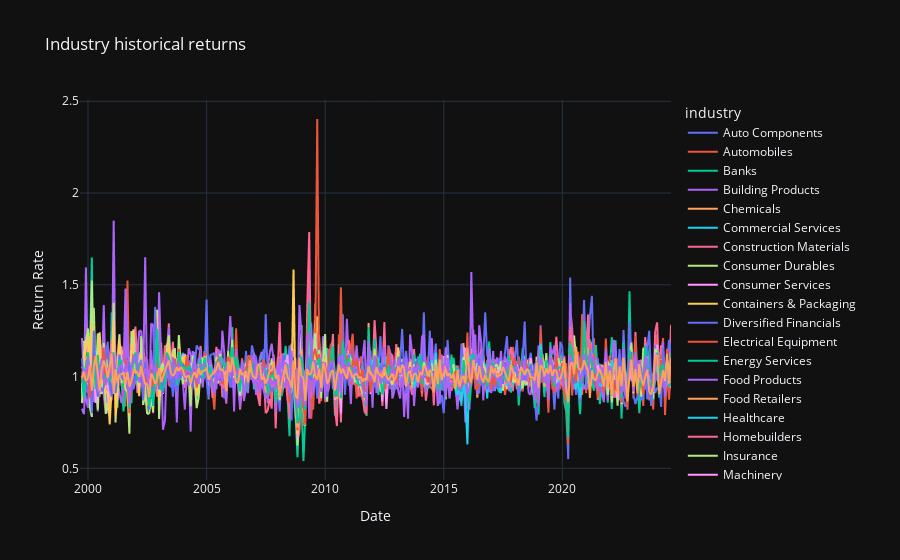

Notebook code cell kept with this figure:
### Code cell
# Create line plot
fig = px.line(df_i_share_ratio, 
              x='Date', 
              y='return_rate_5y',
              color='industry', 
              title='Industry historical returns',
              labels={'Date': 'Date', 'return_rate_5y': 'Return Rate'})

# Show the plot
fig.show()

### Figure 1 — Plotly figure (JSON) as saved in the notebook; plotly's stock layout.template omitted (floating-point values rounded to 4 significant figures; data arrays with more than 128 entries replaced by an {"elided": "..."} marker saying what was removed)
{"data": [{"hovertemplate": "industry=Auto Components<br>Date=%{x}<br>Return Rate=%{y}<extra></extra>", "legendgroup": "Auto Components", "line": {"color": "#636efa", "dash": "solid"}, "marker": {"symbol": "circle"}, "mode": "lines", "name": "Auto Components", "showlegend": true, "x": {"elided": "300 str values"}, "xaxis": "x", "y": {"elided": "300 float values"}, "yaxis": "y", "type": "scattergl"}, {"hovertemplate": "industry=Automobiles<br>Date=%{x}<br>Return Rate=%{y}<extra></extra>", "legendgroup": "Automobiles", "line": {"color": "#EF553B", "dash": "solid"}, "marker": {"symbol": "circle"}, "mode": "lines", "name": "Automobiles", "showlegend": true, "x": {"elided": "300 str values"}, "xaxis": "x", "y": {"elided": "300 float values"}, "yaxis": "y", "type": "scattergl"}, {"hovertemplate": "industry=Banks<br>Date=%{x}<br>Return Rate=%{y}<extra></extra>", "legendgroup": "Banks", "line": {"color": "#00cc96", "dash": "solid"}, "marker": {"symbol": "circle"}, "mode": "lines", "name": "Banks", "showlegend": true, "x": {"elided": "300 str values"}, "xaxis": "x", "y": {"elided": "300 float values"}, "yaxis": "y", "type": "scattergl"}, {"hovertemplate": "industry=Building Products<br>Date=%{x}<br>Return Rate=%{y}<extra></extra>", "legendgroup": "Building Products", "line": {"color": "#ab63fa", "dash": "solid"}, "marker": {"symbol": "circle"}, "mode": "lines", "name": "Building Products", "showlegend": true, "x": {"elided": "300 str values"}, "xaxis": "x", "y": {"elided": "300 float values"}, "yaxis": "y", "type": "scattergl"}, {"hovertemplate": "industry=Chemicals<br>Date=%{x}<br>Return Rate=%{y}<extra></extra>", "legendgroup": "Chemicals", "line": {"color": "#FFA15A", "dash": "solid"}, "marker": {"symbol": "circle"}, "mode": "lines", "name": "Chemicals", "showlegend": true, "x": {"elided": "300 str values"}, "xaxis": "x", "y": {"elided": "300 float values"}, "yaxis": "y", "type": "scattergl"}, {"hovertemplate": "industry=Commercial Services<br>Date=%{x}<br>Return Rate=%{y}<extra></extra>", "legendgroup": "Commercial Services", "line": {"color": "#19d3f3", "dash": "solid"}, "marker": {"symbol": "circle"}, "mode": "lines", "name": "Commercial Services", "showlegend": true, "x": {"elided": "300 str values"}, "xaxis": "x", "y": {"elided": "300 float values"}, "yaxis": "y", "type": "scattergl"}, {"hovertemplate": "industry=Construction Materials<br>Date=%{x}<br>Return Rate=%{y}<extra></extra>", "legendgroup": "Construction Materials", "line": {"color": "#FF6692", "dash": "solid"}, "marker": {"symbol": "circle"}, "mode": "lines", "name": "Construction Materials", "showlegend": true, "x": {"elided": "300 str values"}, "xaxis": "x", "y": {"elided": "300 float values"}, "yaxis": "y", "type": "scattergl"}, {"hovertemplate": "industry=Consumer Durables<br>Date=%{x}<br>Return Rate=%{y}<extra></extra>", "legendgroup": "Consumer Durables", "line": {"color": "#B6E880", "dash": "solid"}, "marker": {"symbol": "circle"}, "mode": "lines", "name": "Consumer Durables", "showlegend": true, "x": {"elided": "300 str values"}, "xaxis": "x", "y": {"elided": "300 float values"}, "yaxis": "y", "type": "scattergl"}, {"hovertemplate": "industry=Consumer Services<br>Date=%{x}<br>Return Rate=%{y}<extra></extra>", "legendgroup": "Consumer Services", "line": {"color": "#FF97FF", "dash": "solid"}, "marker": {"symbol": "circle"}, "mode": "lines", "name": "Consumer Services", "showlegend": true, "x": {"elided": "300 str values"}, "xaxis": "x", "y": {"elided": "300 float values"}, "yaxis": "y", "type": "scattergl"}, {"hovertemplate": "industry=Containers & Packaging<br>Date=%{x}<br>Return Rate=%{y}<extra></extra>", "legendgroup": "Containers & Packaging", "line": {"color": "#FECB52", "dash": "solid"}, "marker": {"symbol": "circle"}, "mode": "lines", "name": "Containers & Packaging", "showlegend": true, "x": {"elided": "300 str values"}, "xaxis": "x", "y": {"elided": "300 float values"}, "yaxis": "y", "type": "scattergl"}, {"hovertemplate": "industry=Diversified Financials<br>Date=%{x}<br>Return Rate=%{y}<extra></extra>", "legendgroup": "Diversified Financials", "line": {"color": "#636efa", "dash": "solid"}, "marker": {"symbol": "circle"}, "mode": "lines", "name": "Diversified Financials", "showlegend": true, "x": {"elided": "300 str values"}, "xaxis": "x", "y": {"elided": "300 float values"}, "yaxis": "y", "type": "scattergl"}, {"hovertemplate": "industry=Electrical Equipment<br>Date=%{x}<br>Return Rate=%{y}<extra></extra>", "legendgroup": "Electrical Equipment", "line": {"color": "#EF553B", "dash": "solid"}, "marker": {"symbol": "circle"}, "mode": "lines", "name": "Electrical Equipment", "showlegend": true, "x": {"elided": "300 str values"}, "xaxis": "x", "y": {"elided": "300 float values"}, "yaxis": "y", "type": "scattergl"}, {"hovertemplate": "industry=Energy Services<br>Date=%{x}<br>Return Rate=%{y}<extra></extra>", "legendgroup": "Energy Services", "line": {"color": "#00cc96", "dash": "solid"}, "marker": {"symbol": "circle"}, "mode": "lines", "name": "Energy Services", "showlegend": true, "x": {"elided": "300 str values"}, "xaxis": "x", "y": {"elided": "300 float values"}, "yaxis": "y", "type": "scattergl"}, {"hovertemplate": "industry=Food Products<br>Date=%{x}<br>Return Rate=%{y}<extra></extra>", "legendgroup": "Food Products", "line": {"color": "#ab63fa", "dash": "solid"}, "marker": {"symbol": "circle"}, "mode": "lines", "name": "Food Products", "showlegend": true, "x": {"elided": "300 str values"}, "xaxis": "x", "y": {"elided": "300 float values"}, "yaxis": "y", "type": "scattergl"}, {"hovertemplate": "industry=Food Retailers<br>Date=%{x}<br>Return Rate=%{y}<extra></extra>", "legendgroup": "Food Retailers", "line": {"color": "#FFA15A", "dash": "solid"}, "marker": {"symbol": "circle"}, "mode": "lines", "name": "Food Retailers", "showlegend": true, "x": {"elided": "300 str values"}, "xaxis": "x", "y": {"elided": "300 float values"}, "yaxis": "y", "type": "scattergl"}, {"hovertemplate": "industry=Healthcare<br>Date=%{x}<br>Return Rate=%{y}<extra></extra>", "legendgroup": "Healthcare", "line": {"color": "#19d3f3", "dash": "solid"}, "marker": {"symbol": "circle"}, "mode": "lines", "name": "Healthcare", "showlegend": true, "x": {"elided": "300 str values"}, "xaxis": "x", "y": {"elided": "300 float values"}, "yaxis": "y", "type": "scattergl"}, {"hovertemplate": "industry=Homebuilders<br>Date=%{x}<br>Return Rate=%{y}<extra></extra>", "legendgroup": "Homebuilders", "line": {"color": "#FF6692", "dash": "solid"}, "marker": {"symbol": "circle"}, "mode": "lines", "name": "Homebuilders", "showlegend": true, "x": {"elided": "300 str values"}, "xaxis": "x", "y": {"elided": "300 float values"}, "yaxis": "y", "type": "scattergl"}, {"hovertemplate": "industry=Insurance<br>Date=%{x}<br>Return Rate=%{y}<extra></extra>", "legendgroup": "Insurance", "line": {"color": "#B6E880", "dash": "solid"}, "marker": {"symbol": "circle"}, "mode": "lines", "name": "Insurance", "showlegend": true, "x": {"elided": "300 str values"}, "xaxis": "x", "y": {"elided": "300 float values"}, "yaxis": "y", "type": "scattergl"}, {"hovertemplate": "industry=Machinery<br>Date=%{x}<br>Return Rate=%{y}<extra></extra>", "legendgroup": "Machinery", "line": {"color": "#FF97FF", "dash": "solid"}, "marker": {"symbol": "circle"}, "mode": "lines", "name": "Machinery", "showlegend": true, "x": {"elided": "300 str values"}, "xaxis": "x", "y": {"elided": "300 float values"}, "yaxis": "y", "type": "scattergl"}, {"hovertemplate": "industry=Media<br>Date=%{x}<br>Return Rate=%{y}<extra></extra>", "legendgroup": "Media", "line": {"color": "#FECB52", "dash": "solid"}, "marker": {"symbol": "circle"}, "mode": "lines", "name": "Media", "showlegend": true, "x": {"elided": "300 str values"}, "xaxis": "x", "y": {"elided": "300 float values"}, "yaxis": "y", "type": "scattergl"}, {"hovertemplate": "industry=Oil & Gas Producers<br>Date=%{x}<br>Return Rate=%{y}<extra></extra>", "legendgroup": "Oil & Gas Producers", "line": {"color": "#636efa", "dash": "solid"}, "marker": {"symbol": "circle"}, "mode": "lines", "name": "Oil & Gas Producers", "showlegend": true, "x": {"elided": "300 str values"}, "xaxis": "x", "y": {"elided": "300 float values"}, "yaxis": "y", "type": "scattergl"}, {"hovertemplate": "industry=Paper & Forestry<br>Date=%{x}<br>Return Rate=%{y}<extra></extra>", "legendgroup": "Paper & Forestry", "line": {"color": "#EF553B", "dash": "solid"}, "marker": {"symbol": "circle"}, "mode": "lines", "name": "Paper & Forestry", "showlegend": true, "x": {"elided": "300 str values"}, "xaxis": "x", "y": {"elided": "300 float values"}, "yaxis": "y", "type": "scattergl"}, {"hovertemplate": "industry=Pharmaceuticals<br>Date=%{x}<br>Return Rate=%{y}<extra></extra>", "legendgroup": "Pharmaceuticals", "line": {"color": "#00cc96", "dash": "solid"}, "marker": {"symbol": "circle"}, "mode": "lines", "name": "Pharmaceuticals", "showlegend": true, "x": {"elided": "300 str values"}, "xaxis": "x", "y": {"elided": "300 float values"}, "yaxis": "y", "type": "scattergl"}, {"hovertemplate": "industry=Precious Metals<br>Date=%{x}<br>Return Rate=%{y}<extra></extra>", "legendgroup": "Precious Metals", "line": {"color": "#ab63fa", "dash": "solid"}, "marker": {"symbol": "circle"}, "mode": "lines", "name": "Precious Metals", "showlegend": true, "x": {"elided": "300 str values"}, "xaxis": "x", "y": {"elided": "300 float values"}, "yaxis": "y", "type": "scattergl"}, {"hovertemplate": "industry=Real Estate<br>Date=%{x}<br>Return Rate=%{y}<extra></extra>", "legendgroup": "Real Estate", "line": {"color": "#FFA15A", "dash": "solid"}, "marker": {"symbol": "circle"}, "mode": "lines", "name": "Real Estate", "showlegend": true, "x": {"elided": "300 str values"}, "xaxis": "x", "y": {"elided": "300 float values"}, "yaxis": "y", "type": "scattergl"}, {"hovertemplate": "industry=Refiners & Pipelines<br>Date=%{x}<br>Return Rate=%{y}<extra></extra>", "legendgroup": "Refiners & Pipelines", "line": {"color": "#19d3f3", "dash": "solid"}, "marker": {"symbol": "circle"}, "mode": "lines", "name": "Refiners & Pipelines", "showlegend": true, "x": {"elided": "300 str values"}, "xaxis": "x", "y": {"elided": "300 float values"}, "yaxis": "y", "type": "scattergl"}, {"hovertemplate": "industry=Retailing<br>Date=%{x}<br>Return Rate=%{y}<extra></extra>", "legendgroup": "Retailing", "line": {"color": "#FF6692", "dash": "solid"}, "marker": {"symbol": "circle"}, "mode": "lines", "name": "Retailing", "showlegend": true, "x": {"elided": "300 str values"}, "xaxis": "x", "y": {"elided": "300 float values"}, "yaxis": "y", "type": "scattergl"}, {"hovertemplate": "industry=Semiconductors<br>Date=%{x}<br>Return Rate=%{y}<extra></extra>", "legendgroup": "Semiconductors", "line": {"color": "#B6E880", "dash": "solid"}, "marker": {"symbol": "circle"}, "mode": "lines", "name": "Semiconductors", "showlegend": true, "x": {"elided": "300 str values"}, "xaxis": "x", "y": {"elided": "300 float values"}, "yaxis": "y", "type": "scattergl"}, {"hovertemplate": "industry=Software & Services<br>Date=%{x}<br>Return Rate=%{y}<extra></extra>", "legendgroup": "Software & Services", "line": {"color": "#FF97FF", "dash": "solid"}, "marker": {"symbol": "circle"}, "mode": "lines", "name": "Software & Services", "showlegend": true, "x": {"elided": "300 str values"}, "xaxis": "x", "y": {"elided": "300 float values"}, "yaxis": "y", "type": "scattergl"}, {"hovertemplate": "industry=Technology Hardware<br>Date=%{x}<br>Return Rate=%{y}<extra></extra>", "legendgroup": "Technology Hardware", "line": {"color": "#FECB52", "dash": "solid"}, "marker": {"symbol": "circle"}, "mode": "lines", "name": "Technology Hardware", "showlegend": true, "x": {"elided": "300 str values"}, "xaxis": "x", "y": {"elided": "300 float values"}, "yaxis": "y", "type": "scattergl"}, {"hovertemplate": "industry=Telecommunication Services<br>Date=%{x}<br>Return Rate=%{y}<extra></extra>", "legendgroup": "Telecommunication Services", "line": {"color": "#636efa", "dash": "solid"}, "marker": {"symbol": "circle"}, "mode": "lines", "name": "Telecommunication Services", "showlegend": true, "x": {"elided": "300 str values"}, "xaxis": "x", "y": {"elided": "300 float values"}, "yaxis": "y", "type": "scattergl"}, {"hovertemplate": "industry=Textiles & Apparel<br>Date=%{x}<br>Return Rate=%{y}<extra></extra>", "legendgroup": "Textiles & Apparel", "line": {"color": "#EF553B", "dash": "solid"}, "marker": {"symbol": "circle"}, "mode": "lines", "name": "Textiles & Apparel", "showlegend": true, "x": {"elided": "300 str values"}, "xaxis": "x", "y": {"elided": "300 float values"}, "yaxis": "y", "type": "scattergl"}, {"hovertemplate": "industry=Traders & Distributors<br>Date=%{x}<br>Return Rate=%{y}<extra></extra>", "legendgroup": "Traders & Distributors", "line": {"color": "#00cc96", "dash": "solid"}, "marker": {"symbol": "circle"}, "mode": "lines", "name": "Traders & Distributors", "showlegend": true, "x": {"elided": "300 str values"}, "xaxis": "x", "y": {"elided": "300 float values"}, "yaxis": "y", "type": "scattergl"}, {"hovertemplate": "industry=Transportation<br>Date=%{x}<br>Return Rate=%{y}<extra></extra>", "legendgroup": "Transportation", "line": {"color": "#ab63fa", "dash": "solid"}, "marker": {"symbol": "circle"}, "mode": "lines", "name": "Transportation", "showlegend": true, "x": {"elided": "300 str values"}, "xaxis": "x", "y": {"elided": "300 float values"}, "yaxis": "y", "type": "scattergl"}, {"hovertemplate": "industry=Utilities<br>Date=%{x}<br>Return Rate=%{y}<extra></extra>", "legendgroup": "Utilities", "line": {"color": "#FFA15A", "dash": "solid"}, "marker": {"symbol": "circle"}, "mode": "lines", "name": "Utilities", "showlegend": true, "x": {"elided": "300 str values"}, "xaxis": "x", "y": {"elided": "300 float values"}, "yaxis": "y", "type": "scattergl"}], "layout": {"xaxis": {"anchor": "y", "domain": [0.0, 1.0], "title": {"text": "Date"}}, "yaxis": {"anchor": "x", "domain": [0.0, 1.0], "title": {"text": "Return Rate"}}, "legend": {"title": {"text": "industry"}, "tracegroupgap": 0}, "title": {"text": "Industry historical returns"}}}
